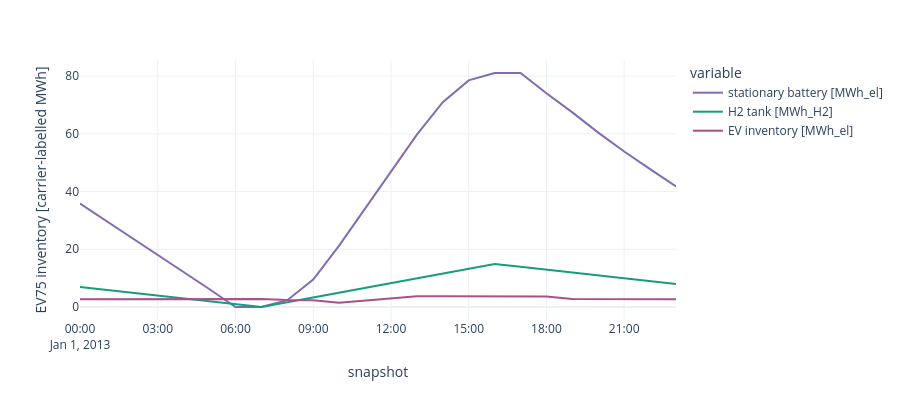

This figure's notebook cell:
### Code cell
fig = pd.DataFrame({
    "stationary battery [MWh_el]": n_ev75.storage_units_t.state_of_charge["ZA0 battery"],
    "H2 tank [MWh_H2]": n_ev75.stores_t.e["ZA0 H2 Store Tank"],
    "EV inventory [MWh_el]": n_ev75.stores_t.e["ZA0 EV battery storage"],
}).plot(
    height=400, labels={"value": "EV75 inventory [carrier-labelled MWh]"},
    color_discrete_sequence=n.carriers.loc[
        ["battery", "H2 Store Tank", "EV battery storage"], "color"].to_list())
fig.show()

### Figure 1 — Plotly figure (JSON) as saved in the notebook; plotly's stock layout.template omitted (floating-point values rounded to 4 significant figures)
{"data": [{"hovertemplate": "variable=stationary battery [MWh_el]<br>snapshot=%{x}<br>EV75 inventory [carrier-labelled MWh]=%{y}<extra></extra>", "legendgroup": "stationary battery [MWh_el]", "line": {"color": "#836bad", "dash": "solid"}, "marker": {"symbol": "circle"}, "mode": "lines", "name": "stationary battery [MWh_el]", "orientation": "v", "showlegend": true, "type": "scatter", "x": ["2013-01-01T00:00:00", "2013-01-01T01:00:00", "2013-01-01T02:00:00", "2013-01-01T03:00:00", "2013-01-01T04:00:00", "2013-01-01T05:00:00", "2013-01-01T06:00:00", "2013-01-01T07:00:00", "2013-01-01T08:00:00", "2013-01-01T09:00:00", "2013-01-01T10:00:00", "2013-01-01T11:00:00", "2013-01-01T12:00:00", "2013-01-01T13:00:00", "2013-01-01T14:00:00", "2013-01-01T15:00:00", "2013-01-01T16:00:00", "2013-01-01T17:00:00", "2013-01-01T18:00:00", "2013-01-01T19:00:00", "2013-01-01T20:00:00", "2013-01-01T21:00:00", "2013-01-01T22:00:00", "2013-01-01T23:00:00"], "xaxis": "x", "y": [35.85, 29.93, 24.0, 18.08, 12.15, 6.156, 0, 0, 2.365, 9.504, 21.24, 34.06, 46.88, 59.7, 70.99, 78.52, 81.08, 81.08, 74.04, 67.44, 60.41, 53.88, 47.75, 41.77], "yaxis": "y"}, {"hovertemplate": "variable=H2 tank [MWh_H2]<br>snapshot=%{x}<br>EV75 inventory [carrier-labelled MWh]=%{y}<extra></extra>", "legendgroup": "H2 tank [MWh_H2]", "line": {"color": "#179c7d", "dash": "solid"}, "marker": {"symbol": "circle"}, "mode": "lines", "name": "H2 tank [MWh_H2]", "orientation": "v", "showlegend": true, "type": "scatter", "x": ["2013-01-01T00:00:00", "2013-01-01T01:00:00", "2013-01-01T02:00:00", "2013-01-01T03:00:00", "2013-01-01T04:00:00", "2013-01-01T05:00:00", "2013-01-01T06:00:00", "2013-01-01T07:00:00", "2013-01-01T08:00:00", "2013-01-01T09:00:00", "2013-01-01T10:00:00", "2013-01-01T11:00:00", "2013-01-01T12:00:00", "2013-01-01T13:00:00", "2013-01-01T14:00:00", "2013-01-01T15:00:00", "2013-01-01T16:00:00", "2013-01-01T17:00:00", "2013-01-01T18:00:00", "2013-01-01T19:00:00", "2013-01-01T20:00:00", "2013-01-01T21:00:00", "2013-01-01T22:00:00", "2013-01-01T23:00:00"], "xaxis": "x", "y": [6.956, 5.956, 4.956, 3.956, 2.956, 1.956, 0.9559, 0, 1.653, 3.307, 4.96, 6.614, 8.267, 9.921, 11.57, 13.23, 14.88, 13.96, 12.96, 11.96, 10.96, 9.956, 8.956, 7.956], "yaxis": "y"}, {"hovertemplate": "variable=EV inventory [MWh_el]<br>snapshot=%{x}<br>EV75 inventory [carrier-labelled MWh]=%{y}<extra></extra>", "legendgroup": "EV inventory [MWh_el]", "line": {"color": "#a8508c", "dash": "solid"}, "marker": {"symbol": "circle"}, "mode": "lines", "name": "EV inventory [MWh_el]", "orientation": "v", "showlegend": true, "type": "scatter", "x": ["2013-01-01T00:00:00", "2013-01-01T01:00:00", "2013-01-01T02:00:00", "2013-01-01T03:00:00", "2013-01-01T04:00:00", "2013-01-01T05:00:00", "2013-01-01T06:00:00", "2013-01-01T07:00:00", "2013-01-01T08:00:00", "2013-01-01T09:00:00", "2013-01-01T10:00:00", "2013-01-01T11:00:00", "2013-01-01T12:00:00", "2013-01-01T13:00:00", "2013-01-01T14:00:00", "2013-01-01T15:00:00", "2013-01-01T16:00:00", "2013-01-01T17:00:00", "2013-01-01T18:00:00", "2013-01-01T19:00:00", "2013-01-01T20:00:00", "2013-01-01T21:00:00", "2013-01-01T22:00:00", "2013-01-01T23:00:00"], "xaxis": "x", "y": [2.681, 2.681, 2.681, 2.681, 2.681, 2.681, 2.681, 2.812, 2.459, 2.326, 1.49, 2.196, 2.988, 3.75, 3.75, 3.75, 3.75, 3.75, 3.617, 2.748, 2.681, 2.681, 2.681, 2.681], "yaxis": "y"}], "layout": {"height": 400, "legend": {"title": {"text": "variable"}, "tracegroupgap": 0}, "margin": {"t": 60}, "xaxis": {"anchor": "y", "domain": [0, 1], "title": {"text": "snapshot"}}, "yaxis": {"anchor": "x", "domain": [0, 1], "title": {"text": "EV75 inventory [carrier-labelled MWh]"}}}}
